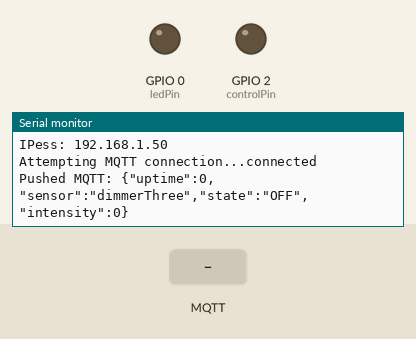
The sketch below on a simulated ESP8266 (NodeMCU). Parts: output pins drawn as LEDs (lit = HIGH), the last lines printed to the serial monitor. Inputs (shaded band) come from the test bench. WiFi joins after 1.5 s; servers stay silent unless stated; no MQTT or app messages arrive unless stated.

Above: at 3.7 s.
3.8 s: MQTT message "1" arrives on the first subscribed topic
At 5.0 s:
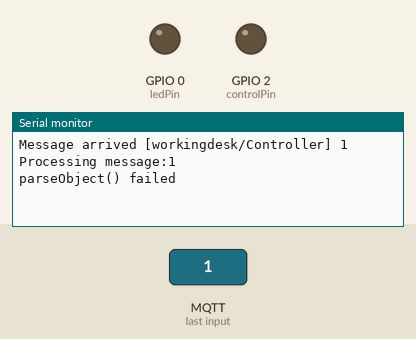
5.3 s: MQTT message "on" arrives on the first subscribed topic
At 6.5 s:
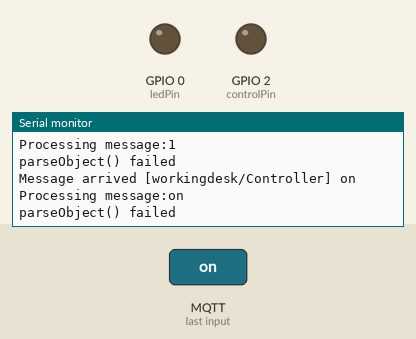
6.8 s: MQTT message "off" arrives on the first subscribed topic
At 8.0 s:
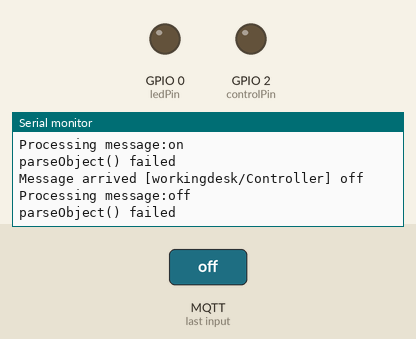

Measured:
- after the input at 3.8 s, the serial monitor: prints a new line after 0.08 s (image 1)
- after the input at 5.3 s, the serial monitor: prints a new line after 0.09 s (image 2)
- after the input at 6.8 s, the serial monitor: prints a new line after 0.09 s (image 3)

The sketch:

ledDimmer_MQTT.ino
```cpp
/*
- forked from bruhautomation MQTT on GitHub
- Using the following libraries to communicate with ESP8266 (-01)
      - PubSubClient
      - ArduinoJSON
 Function: - listen to a topic from an MQTT server
			- parse out JSON topic, and analogWrite light intensity
 */
#include <ESP8266WiFi.h>
#include <PubSubClient.h>
#include <ESP8266mDNS.h>
#include <WiFiUdp.h>
#include <ArduinoJson.h>

WiFiClient espClient;
PubSubClient client(espClient);
/*___________________SETUP WIFI, MQTT______________________*/
#define wifi_ssid "your_wifi" //type your WIFI information inside the quotes
#define wifi_password "your_password"
#define mqtt_server "ip_mqtt_server"
#define mqtt_user "username"
#define mqtt_password "passowrd_mqtt"
#define mqtt_port 1883

/*___________________MQTT TOPIC (THREAD)______________________*/

#define light_state_topic "workingdesk/dimmerThree"
#define light_set_topic "workingdesk/Controller"

const char* on_cmd = "ON";
const char* off_cmd = "OFF";
#define SENSORNAME "dimmerThree"

/*___________________PIN MAPPING______________________*/
#define controlPin 2
#define ledPin 0

/*___________________OPERATING PARAMETERS______________________*/
char message_buff[300];
int calibrationTime = 0;
const int BUFFER_SIZE = 300;
float uptime;
int intensity = 0;
bool stateOn = false;
int state;


/*___________________SETUP______________________*/
void setup() {

  Serial.begin(115200);
  delay(1000);
  pinMode(controlPin, OUTPUT);
  pinMode(ledPin, OUTPUT);
  delay(10);
  Serial.println("Starting Node named " + String(SENSORNAME));

  setup_wifi();
  client.setServer(mqtt_server, mqtt_port);
  client.setCallback(callback);
  Serial.println("Ready");
  Serial.print("IPess: ");
  Serial.println(WiFi.localIP());
  reconnect();
}

/*___________________SETUP WIFI______________________*/
void setup_wifi() {

  delay(10);
  Serial.println();
  Serial.print("Connecting to ");
  Serial.println(wifi_ssid);
  WiFi.mode(WIFI_STA);
  WiFi.begin(wifi_ssid, wifi_password);

  while (WiFi.status() != WL_CONNECTED) {
    delay(500);
    Serial.print(".");
  }
  Serial.println("");
  Serial.println("WiFi connected");
  Serial.println("IP address: ");
  Serial.println(WiFi.localIP());
}
/*___________________START CALLBACK MQTT______________________*/
void callback(char* topic, byte* payload, unsigned int length) {
  Serial.print("Message arrived [");
  Serial.print(topic);
  Serial.print("] ");

  char message[length + 1];
  for (int i = 0; i < length; i++) {
    message[i] = (char)payload[i];
  }
  message[length] = '\0';
  Serial.println(message);

  if (!processJson(message)) {
    return;
  }
  sendState();
}
/*___________________SPARSE JSON MESSAGE______________________*/
bool processJson(char* message) {
  StaticJsonBuffer<BUFFER_SIZE> jsonBuffer;

  JsonObject& root = jsonBuffer.parseObject(message);
  Serial.print("Processing message:");
  Serial.println(message);

  if (!root.success()) {
    Serial.println("parseObject() failed");
    return false;
  }
  state = root["Three"]["state"];
  intensity = root["Three"]["intensity"];
  Serial.print("\tstate: ");
  Serial.print(state);
  Serial.print("\tintensity: ");
  Serial.println(intensity);
  if (state == 1){
    stateOn = true;
  } else {
    stateOn = false;
  }
  if (stateOn){
    analogWrite(controlPin, intensity);
    analogWrite(ledPin, intensity);
    Serial.print("\t>>  analogWrite:\t");
    Serial.print(intensity);
   } else {
    analogWrite(controlPin, 0);
    analogWrite(ledPin, 0);
  }
 return true;
}

/*___________________PUBLISH TO MQTT______________________*/
void sendState() {
  StaticJsonBuffer<BUFFER_SIZE> jsonBuffer;

  JsonObject& root = jsonBuffer.createObject();
  root["uptime"] = uptime;
  root["sensor"] = SENSORNAME;
  root["state"] = (stateOn) ? on_cmd : off_cmd;
  root["intensity"] = intensity;

  char buffer[root.measureLength() + 1];
  root.printTo(buffer, sizeof(buffer));
  String sPayload = "";
  root.printTo(sPayload);
  char* cPayload = &sPayload[0u];

  client.publish(light_state_topic, buffer, true);
  Serial.println("\nPushed MQTT: " + String(buffer));
}

/*__________________RECONNECT _____________________*/
void reconnect() {
  // Loop until we're reconnected
  while (!client.connected()) {
    Serial.print("Attempting MQTT connection...");
    // Attempt to connect
    if (client.connect(SENSORNAME, mqtt_user, mqtt_password)) {
      Serial.println("connected");
      client.subscribe(light_set_topic);
//      setColor(0);
      sendState();
    } else {
      Serial.print("failed, rc=");
      Serial.print(client.state());
      Serial.println(" try again in 5 seconds");
      // Wait 5 seconds before retrying
      delay(5000);
    }
  }
}

/*___________________MAIN LOOP______________________*/
void loop() {

  if (!client.connected()) {
      reconnect();
      delay(3000);
      }
    if (!client.connected()){
      Serial.print("\n: Restarting the ESP");
      software_Reset();
    }
  client.loop();


  uptime = millis()/1000/3600.00;
//  Serial.println(millis()/1000);
  delay(100);
}

/*___________________SOFT RESET______________________*/
void software_Reset()
{
Serial.print("\tWill try reset");
delay(2000);
while (!client.connected()){
  Serial.print("\Reconnecting");
  delay(5000);
  ESP.reset();
  };
}
```
